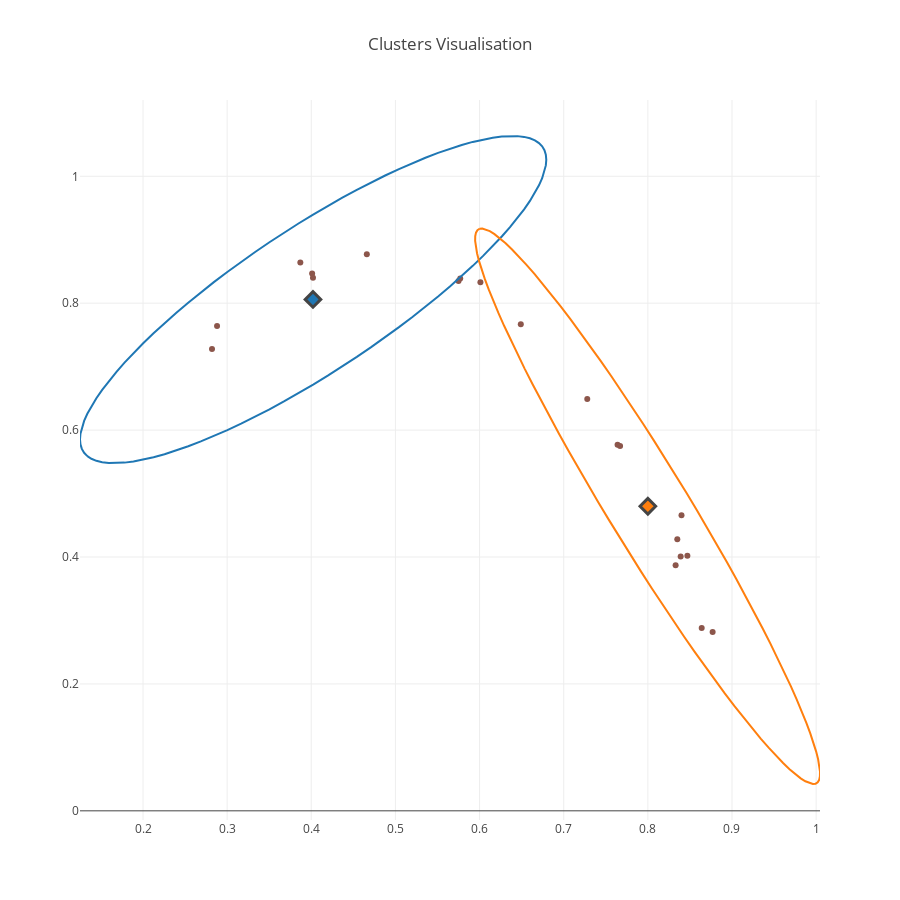
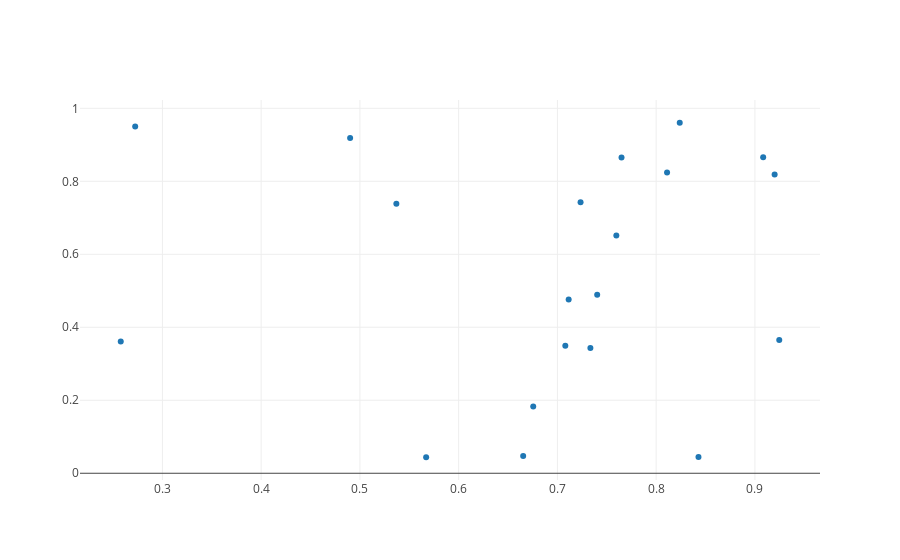

These figures' notebook cell, in order:
### Code cell
calc_causality(data=data, target=target, scope=20, show_clusters=True)
